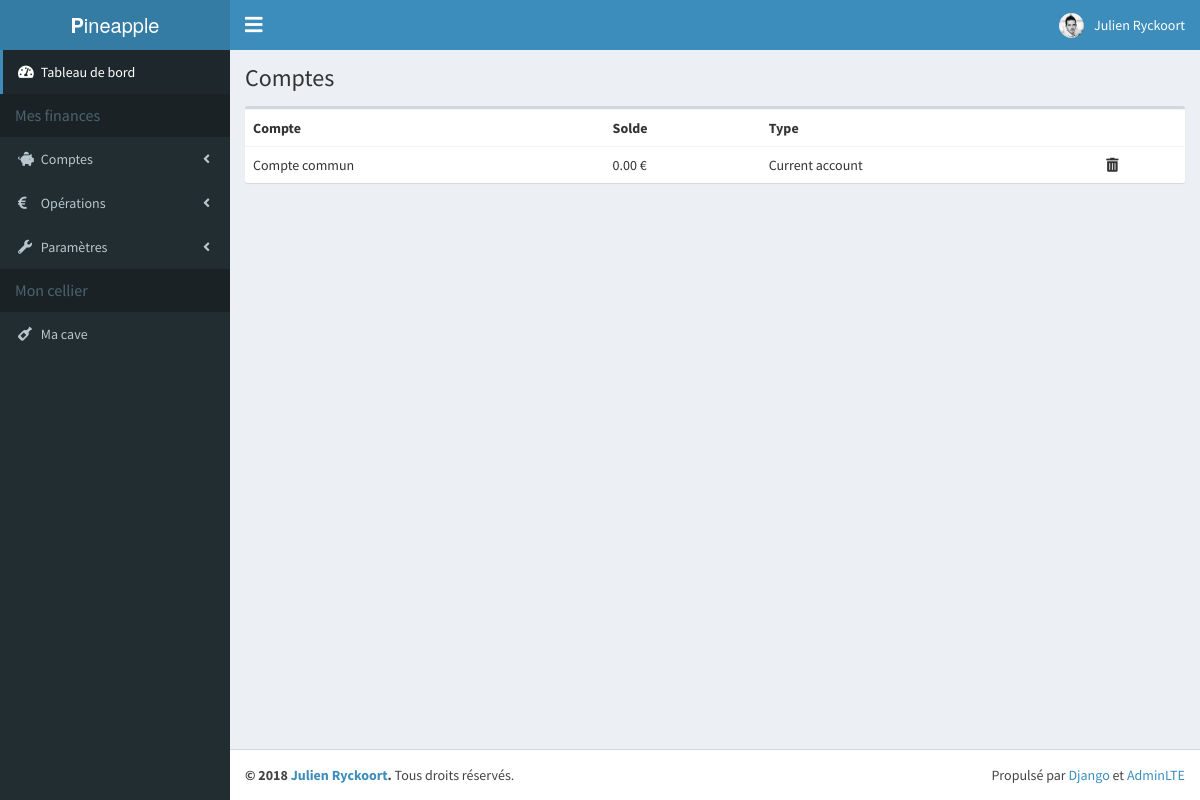
Screenshot of /accounting/accounts/2 (signed in) with the database file from the repository.
### accounting/models.py (models this page shows, shortened)
class Account(models.Model):
    budget = models.ForeignKey('Budget', on_delete=models.CASCADE)
    name = models.CharField(max_length=200)
    text = models.TextField(default=None, blank=True, null=True)
    balance = models.DecimalField(max_digits=13, decimal_places=2)
    type = models.ForeignKey('AccountType', on_delete=models.PROTECT)
    class Meta:
        ordering = ('budget','type',)

class AccountType(models.Model):
    name = models.CharField(max_length=200)
    class Meta:
        ordering = ('name',)
    def __str__(self):
        return self.name

### accounting/views.py (the view)
# urls.py: path('accounts/<id_budget>', views.accounts, name='accounts'),
def accounts(request, id_budget):
    accounts = Account.objects.filter(budget=id_budget)
    return render(request, 'accounting/index_accounts.html', locals())

### accounting/templates/accounting/index_accounts.html (shortened to what this page needs)
{% extends 'base.html' %}
{% block header %}
<h1>
  Comptes
</h1>
{% endblock %}
{% block content %}
<div class="box">
  <div class="box-body no-padding">
    <table class="table">
      <tbody>
        <tr>
          <th>Compte</th>
          <th>Solde</th>
          <th>Type</th>
          <th></th>
        </tr>
        {% for account in accounts %}
        <tr>
          <td>{{ account.name }}</td>
          <td>{{ account.balance }} €</td>
          <td>{{ account.type }}</td>
          <td><i class="fas fa-trash-alt"></i></td>
        </tr>
        {% endfor %}
      </tbody>
    </table>
  </div>
</div>
{% endblock %}

### project_templates/base.html (shortened to what this page needs)
{% load static %}
{% load humanize %}
<!DOCTYPE html>
<html>
<head>
  <link rel="stylesheet" href="{% static 'bower_components/bootstrap/dist/css/bootstrap.min.css' %}">
  <link rel="stylesheet" href="https://use.fontawesome.com/releases/v5.4.1/css/all.css">
  <link rel="stylesheet" href="{% static 'dist/css/AdminLTE.css' %}">
  <link rel="stylesheet" href="{% static 'dist/css/skins/skin-blue.min.css' %}">
  <link rel="stylesheet" href="{% static 'dist/css/pineapple.css' %}">
</head>
<body class="hold-transition skin-blue sidebar-mini">
<div class="wrapper">
  <header class="main-header">
    <a href="#" class="logo">
      <span class="logo-lg"><b>P</b>ineapple</span>
    </a>
    <nav class="navbar navbar-static-top" role="navigation">
      <a href="#" class="sidebar-toggle fa fa-bars" data-toggle="push-menu" role="button">
      </a>
      <div class="navbar-custom-menu">
        <ul class="nav navbar-nav">
          <li class="dropdown user user-menu">
            <a href="#" class="dropdown-toggle" data-toggle="dropdown">
              <img src="{% static 'dist/img/julien.jpg' %}" class="user-image" alt="User Image">
              <span class="hidden-xs">{{ request.user.first_name }} {{ request.user.last_name  }}</span>
            </a>
          </li>
        </ul>
      </div>
    </nav>
  </header>
  <aside class="main-sidebar">
    <section class="sidebar">
      <ul class="sidebar-menu" data-widget="tree">
        <li class="active">
          <a href="#">
            <i class="fa fa-tachometer-alt"></i>
            <span>Tableau de bord</span>
          </a>
        </li>
        <li class="header">Mes finances</li>
        <li class="treeview">
          <a href="#">
            <i class="fa fa-piggy-bank"></i>
            <span>Comptes</span>
            <span class="pull-right-container">
              <i class="fa fa-angle-left pull-right"></i>
            </span>
          </a>
        </li>
        <li class="treeview">
          <a href="#">
            <i class="fa fa-euro-sign"></i>
            <span>Opérations</span>
            <span class="pull-right-container">
              <i class="fa fa-angle-left pull-right"></i>
            </span>
          </a>
        </li>
        <li class="treeview">
          <a href="#">
            <i class="fa fa-wrench"></i>
            <span>Paramètres</span>
            <span class="pull-right-container">
              <i class="fa fa-angle-left pull-right"></i>
            </span>
          </a>
        </li>
        <li class="header">Mon cellier</li>
        <li>
          <a href="#">
            <i class="fa fa-wine-bottle"></i>
            <span>Ma cave</span>
          </a>
        </li>
      </ul>
    </section>
  </aside>
  <div class="content-wrapper">
    <section class="content-header">
      {% block header %}
      {% endblock %}
    </section>
    <section class="content container-fluid">
      {% block content %}
      {% endblock %}
    </section>
  </div>
  <footer class="main-footer">
    <div class="pull-right hidden-xs">
      Propulsé par <a href="https://www.djangoproject.com/" target="_blank">Django</a> et <a href="https://adminlte.io/" target="_blank">AdminLTE</a>
    </div>
    <strong>&copy; 2018 <a href="https://www.facebook.com/jryckoort" target="_blank">Julien Ryckoort</a>.</strong> Tous droits réservés.
  </footer>
</div>
</body>
</html>

### rows the page displays
Account: name "Compte commun", balance "0.00", type "Current account"

### other values shown
{{ request.user.first_name }} "Julien"
{{ request.user.last_name }} "Ryckoort"
